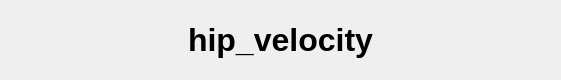
<?xml version="1.0" encoding="UTF-8"?>
<ui version="4.0">
 <class>DataPlotWidget</class>
 <widget class="QWidget" name="DataPlotWidget">
  <property name="geometry">
   <rect>
    <x>0</x>
    <y>0</y>
    <width>561</width>
    <height>80</height>
   </rect>
  </property>
  <property name="acceptDrops">
   <bool>true</bool>
  </property>
  <property name="windowTitle">
   <string>Plot</string>
  </property>
  <layout class="QVBoxLayout" name="verticalLayout">
   <property name="spacing">
    <number>0</number>
   </property>
   <property name="leftMargin">
    <number>0</number>
   </property>
   <property name="topMargin">
    <number>0</number>
   </property>
   <property name="rightMargin">
    <number>0</number>
   </property>
   <property name="bottomMargin">
    <number>0</number>
   </property>
   <item>
    <layout class="QHBoxLayout" name="dataPlotControls">
     <property name="spacing">
      <number>0</number>
     </property>
     <property name="leftMargin">
      <number>5</number>
     </property>
     <property name="topMargin">
      <number>5</number>
     </property>
     <property name="rightMargin">
      <number>5</number>
     </property>
     <property name="bottomMargin">
      <number>5</number>
     </property>
     <item>
      <spacer name="horizontalSpacer">
       <property name="orientation">
        <enum>Qt::Horizontal</enum>
       </property>
       <property name="sizeHint" stdset="0">
        <size>
         <width>40</width>
         <height>20</height>
        </size>
       </property>
      </spacer>
     </item>
     <item>
      <widget class="QLabel" name="label">
       <property name="font">
        <font>
         <pointsize>24</pointsize>
         <weight>75</weight>
         <bold>true</bold>
        </font>
       </property>
       <property name="text">
        <string>hip_velocity</string>
       </property>
      </widget>
     </item>
     <item>
      <spacer name="horizontalSpacer_2">
       <property name="orientation">
        <enum>Qt::Horizontal</enum>
       </property>
       <property name="sizeHint" stdset="0">
        <size>
         <width>40</width>
         <height>20</height>
        </size>
       </property>
      </spacer>
     </item>
    </layout>
   </item>
   <item>
    <layout class="QHBoxLayout" name="data_plot_layout">
     <property name="spacing">
      <number>0</number>
     </property>
    </layout>
   </item>
  </layout>
 </widget>
 <resources/>
 <connections/>
</ui>
